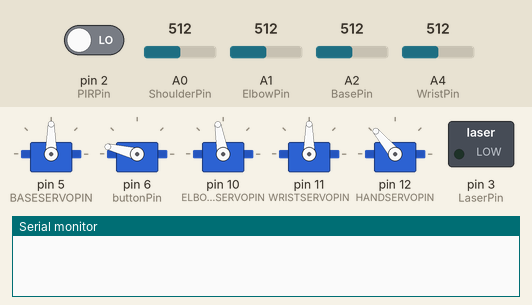
Simulated run of this sketch. Board: Arduino Uno, built with avr-gcc and run on an emulated ATmega328P. Parts: 5 × servo, switched loads named in the sketch (green lamp = pin HIGH), the last lines printed to the serial monitor. Inputs (shaded band) come from the test bench; at power-on: A2 (BasePin) = 512, A4 (WristPin) = 512, A1 (ElbowPin) = 512, pin 2 (PIRPin) LOW, A0 (ShoulderPin) = 512.

Above: at 1.2 s.
1.3 s: A2 (BasePin) set to 716
At 4.2 s:
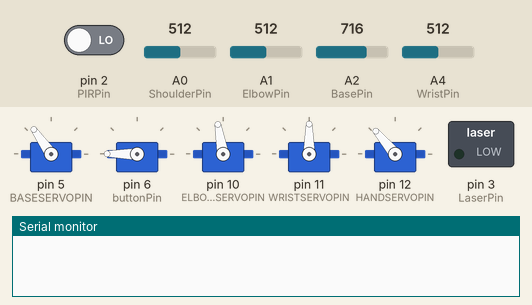
4.3 s: A4 (WristPin) set to 716
At 5.2 s:
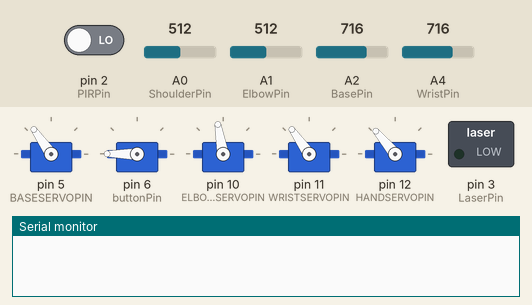
5.9 s: A1 (ElbowPin) set to 503
At 8.34 s:
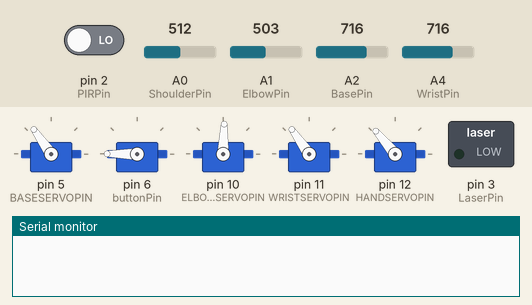
8.9 s: pin 2 (PIRPin) driven HIGH
11.9 s: A0 (ShoulderPin) set to 30
14.9 s: A2 (BasePin) set to 992
At 15.25 s:
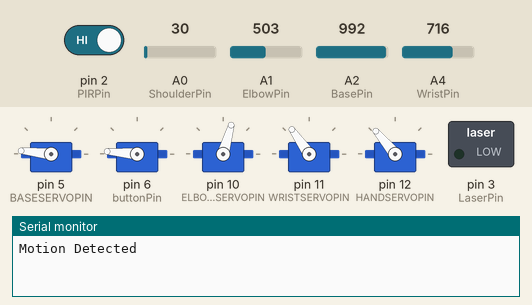
Timing chart, 0 to 23.8 s (numbered marks = the images above; inputs shaded):
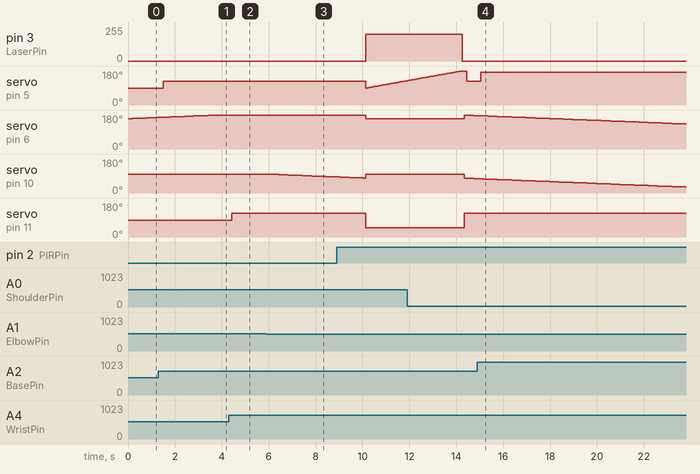

Measured:
- the behaviour switches between 512 and 511 on A1 (ElbowPin) (found by bisection; images 2 and 3)
- after the input at 1.3 s, servo on pin 5 (BASESERVOPIN): 90° → 125° after 0.21 s
- after the input at 4.3 s, servo on pin 11 (WRISTSERVOPIN): 90° → 125° after 0.12 s
- after the input at 5.9 s, servo on pin 10 (ELBOWSERVOPIN): moves from 100° to 85° over 2.8 s, starting after 0.13 s
- after the input at 8.9 s, pin 3 (LaserPin): 0/255 → 200/255 after 1.2 s; servo on pin 6 (buttonPin): 180° → 160° after 1.2 s; servo on pin 11 (WRISTSERVOPIN): 125° → 50° after 1.2 s
- after the input at 14.9 s, servo on pin 5 (BASESERVOPIN): 125° → 174° after 0.16 s

The sketch:

Laser_Wave.ino
```cpp
// This code is used to manually control a Lynxmotion AL5A arm with an elegoo joystick, 2 potentiometers, and a button on the board,
// as well as a Botborduino, or Arduino Duemilanove or Diecimila.
// This code also uses an elegoo laser module, and PIR sensor
// The AL5A arm is made up of 5 servos, representing different parts of an arm.
// This code also has a function that makes the arm wave and shine a laser when motion is detected.
// https://wiki.lynxmotion.com/info/wiki/lynxmotion/view/ses-v1/ses-v1-robots/ses-v1-arms/al5a/#HUserGuide


#include <Servo.h>
// initialize servos
  Servo baseservo;
  Servo shoulderservo;
  Servo elbowservo;
  Servo wristservo;
  Servo handservo;

// toggle print servo inputs/outputs
  bool debug = false;

// set base servo values
  int base0 = 90;
  int shoulder0 = 160;
  int elbow0 = 100;
  int wrist0 = 50;
  int hand0 = 90;

  // send hand parameters
  int handOpen = hand0 - 90;
  int handClosed = hand0 + 40;
  int currentHandPos = handClosed;

// initialize pot/button vals
  int ShoulderSensor = 0;
  int ElbowSensor = 0;
  int BaseSensor = 0;
  int WristSensor = 0;
  int buttonState = 0;

// preset/intialize servo coords
  int shoulderval = 0;
  int elbowval = 0;
  int baseval = 0;
  int wristval = 0;

  int shoulderpos = shoulder0;
  int elbowpos = elbow0;
  int basepos = 0;
  int wristpos = 0;

// PIR setup
  // we start, assuming no motion detected
  int pirState = LOW;
  // variable for reading the pin status
  int PIRval = 0;


// sweep pos placeholder
  int pos = 0;

// cooldown
  unsigned long lastSweepTime = 0;
  const unsigned long cooldown = 10000; // 10 seconds

// set pins
  // control pins
  int ShoulderPin = A0;
  int ElbowPin = A1;
  int BasePin = A2;
  int WristPin = A4;
  int buttonPin = 6;

  // module pins
  int PIRPin = 2;
  int LaserPin = 3;

  // servo pins
  const int BASESERVOPIN = 5;
  const int SHOULDERSERVOPIN = 6;
  const int ELBOWSERVOPIN = 10;
  const int WRISTSERVOPIN = 11;
  const int HANDSERVOPIN = 12;

// runs when motion detected
// sets servos to base position, turns on laser, sweeps, resumes previous state
void sweep_sequence(){
  // set arm to ready position
    shoulderservo.write(shoulder0);
    elbowservo.write(elbow0);
    wristservo.write(wrist0);
    baseservo.write(base0);
  // laser on
    analogWrite(LaserPin,200);
  // sweep
    for (pos = base0; pos <= base0+90; pos += 1) {
      baseservo.write(pos);
      delay(45);
    }
  // laser off
    analogWrite(LaserPin,0);
  // return to rest or resume manual control
}

// runs once when power on
void setup() {
  // set servo pins
  baseservo.attach(BASESERVOPIN);
  shoulderservo.attach(SHOULDERSERVOPIN);
  elbowservo.attach(ELBOWSERVOPIN);
  wristservo.attach(WRISTSERVOPIN);
  handservo.attach(HANDSERVOPIN);

  Serial.begin(9600);

  // set pin mode for hand button
  pinMode(buttonPin, INPUT_PULLUP);
  handservo.write(currentHandPos); // Start in closed position
  //PIR pin setup
  pinMode(PIRPin, INPUT);

  //laser pin setup
  pinMode (LaserPin,OUTPUT);
  analogWrite(LaserPin,0);

  // TODO: 1 min timer

}

void loop() {
  // manual movement
    // read sensors
    ShoulderSensor = analogRead(ShoulderPin);
    ElbowSensor = analogRead(ElbowPin);
    buttonState = digitalRead(buttonPin);

    BaseSensor = analogRead(BasePin);
    WristSensor = analogRead(WristPin);

    shoulderval = map(ShoulderSensor, 0, 1023, -2, 2);
    shoulderval ++;
    elbowval = map(ElbowSensor, 0, 1023, -2, 2);

    baseval = map(BaseSensor, 0, 1023, 0, 180);
    wristval = map(WristSensor, 0, 1023, 0, 180);

    shoulderpos += shoulderval;
    shoulderpos = constrain(shoulderpos, 0, 180);
    elbowpos += elbowval;
    elbowpos = constrain(elbowpos, 0, 180);
    basepos = constrain(baseval, 0, 180);
    // wristpos = constrain(wristval, 0, 180);

    // set servos
    shoulderservo.write(shoulderpos);
    elbowservo.write(elbowpos);
    wristservo.write(wristval);
    delay(100);
    baseservo.write(basepos);

    // only prints servo inputs/outputs in debug mode
    if (debug){
      Serial.print("shoulder in = ");
      Serial.println(shoulderval);
      Serial.print("shoulder out = ");
      Serial.println(shoulderpos);

      Serial.print("elbow in = ");
      Serial.println(elbowval);
      Serial.print("elbow out = ");
      Serial.println(elbowpos);

      Serial.print("base in = ");
      Serial.println(baseval);
      Serial.print("base out = ");
      Serial.println(basepos);

      Serial.print("wrist in = ");
      Serial.println(wristval);
      Serial.print("wrist out = ");
      Serial.println(wristpos);
    }

    // Hand logic
    if (buttonState == LOW) {
      // Button pressed - open hand
      if (currentHandPos > handOpen) {
        currentHandPos--;
        handservo.write(currentHandPos);
        Serial.println("Opening");
        Serial.println(currentHandPos);
      }
    } else {
      // Button not pressed - close hand
      if (currentHandPos < handClosed) {
        currentHandPos++;
        handservo.write(currentHandPos);
        Serial.println("Closing");
        Serial.println(currentHandPos);
      }
    }


  //check for PIR movement
  PIRval = digitalRead(PIRPin);
  if (PIRval == HIGH && pirState == LOW) {
    unsigned long currentTime = millis();
    if (currentTime - lastSweepTime > cooldown) {
      Serial.println("Motion Detected");
      sweep_sequence();
      lastSweepTime = currentTime;
      pirState = HIGH;
    }
  } else if (PIRval == LOW && pirState == HIGH) {
    Serial.println("Motion Ended");
    pirState = LOW;
  }


delay(100); // small delay for smoothness
}
```
